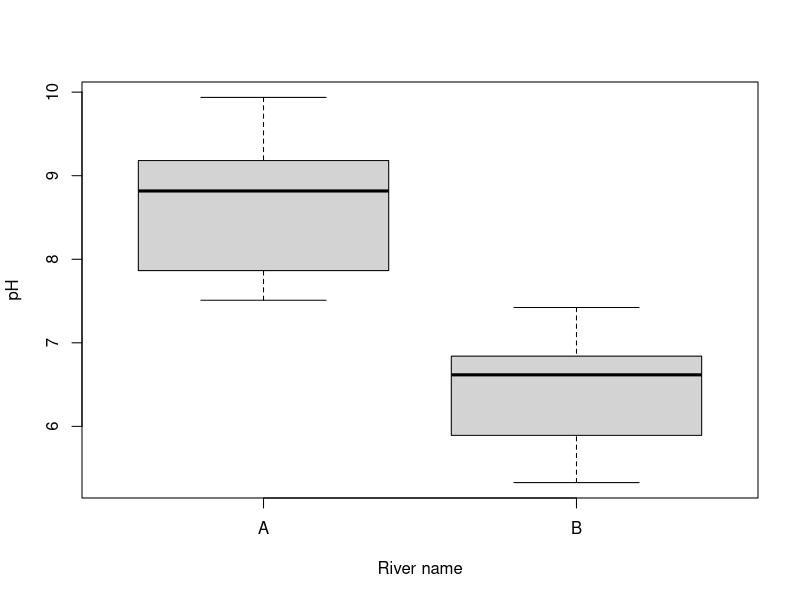

Reproduce this figure in R.
## ---- chunk 1
River_pH <- read.csv(file = "River_pH.csv", header = TRUE)
t.test(River_pH$pH ~ River_pH$River_name, alternative = "two.sided", var.equal = TRUE)
## ---- chunk 2
boxplot(pH ~ River_name, data = River_pH, xlab = "River name", ylab = "pH")
